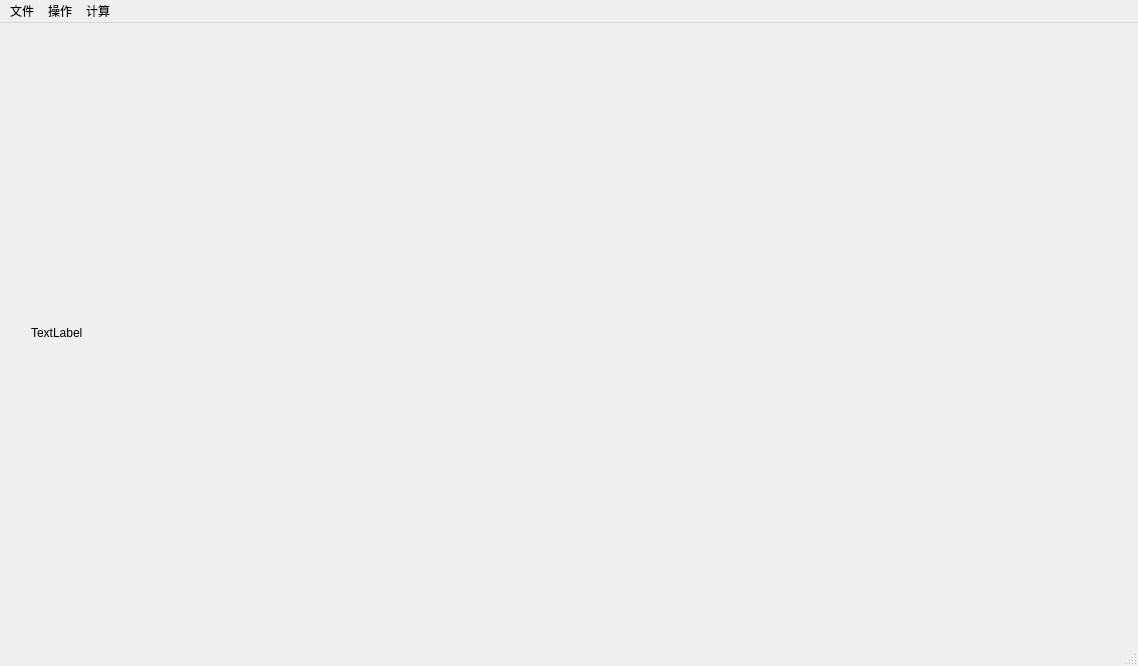
<?xml version="1.0" encoding="UTF-8"?>
<ui version="4.0">
 <class>MainWindow</class>
 <widget class="QMainWindow" name="MainWindow">
  <property name="geometry">
   <rect>
    <x>0</x>
    <y>0</y>
    <width>1138</width>
    <height>666</height>
   </rect>
  </property>
  <property name="windowTitle">
   <string>MainWindow</string>
  </property>
  <widget class="QWidget" name="centralwidget">
   <widget class="myLabel" name="label">
    <property name="geometry">
     <rect>
      <x>31</x>
      <y>24</y>
      <width>1071</width>
      <height>571</height>
     </rect>
    </property>
    <property name="text">
     <string>TextLabel</string>
    </property>
   </widget>
  </widget>
  <widget class="QMenuBar" name="menubar">
   <property name="geometry">
    <rect>
     <x>0</x>
     <y>0</y>
     <width>1138</width>
     <height>26</height>
    </rect>
   </property>
   <widget class="QMenu" name="menu">
    <property name="title">
     <string>文件</string>
    </property>
    <addaction name="actionOpenFile"/>
    <addaction name="actionSaveFile"/>
    <addaction name="actionExit"/>
   </widget>
   <widget class="QMenu" name="menu_2">
    <property name="title">
     <string>操作</string>
    </property>
    <widget class="QMenu" name="menu_4">
     <property name="title">
      <string>旋转</string>
     </property>
     <addaction name="action90"/>
     <addaction name="action180"/>
    </widget>
    <addaction name="actionFlipUD"/>
    <addaction name="actionFlipRL"/>
    <addaction name="separator"/>
    <addaction name="menu_4"/>
    <addaction name="separator"/>
    <addaction name="actionCut"/>
    <addaction name="actionSmall"/>
    <addaction name="actionExpand"/>
   </widget>
   <widget class="QMenu" name="menu_3">
    <property name="title">
     <string>计算</string>
    </property>
    <addaction name="actionMean"/>
   </widget>
   <addaction name="menu"/>
   <addaction name="menu_2"/>
   <addaction name="menu_3"/>
  </widget>
  <widget class="QStatusBar" name="statusbar"/>
  <action name="actionOpenFile">
   <property name="text">
    <string>打开</string>
   </property>
  </action>
  <action name="actionSaveFile">
   <property name="text">
    <string>保存</string>
   </property>
  </action>
  <action name="actionExit">
   <property name="text">
    <string>退出</string>
   </property>
  </action>
  <action name="actionFlipUD">
   <property name="text">
    <string>上下翻转</string>
   </property>
  </action>
  <action name="actionFlipRL">
   <property name="text">
    <string>左右翻转</string>
   </property>
  </action>
  <action name="actionCut">
   <property name="text">
    <string>裁剪</string>
   </property>
  </action>
  <action name="actionSmall">
   <property name="text">
    <string>缩小</string>
   </property>
  </action>
  <action name="actionMean">
   <property name="text">
    <string>均值和方差</string>
   </property>
  </action>
  <action name="actionFang">
   <property name="text">
    <string>方差</string>
   </property>
  </action>
  <action name="actionExpand">
   <property name="text">
    <string>放大</string>
   </property>
  </action>
  <action name="action90">
   <property name="text">
    <string>90°</string>
   </property>
  </action>
  <action name="action180">
   <property name="text">
    <string>180°</string>
   </property>
  </action>
 </widget>
 <customwidgets>
  <customwidget>
   <class>myLabel</class>
   <extends>QLabel</extends>
   <header>mylabel.h</header>
  </customwidget>
 </customwidgets>
 <resources/>
 <connections/>
</ui>
